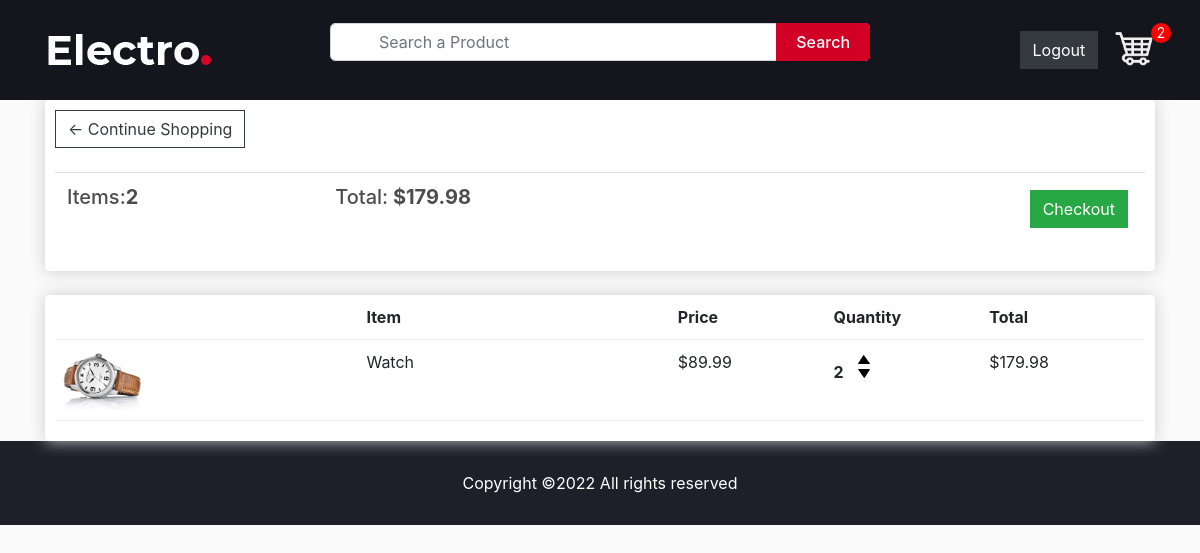
The app's page /cart/ (signed in) with its own data.
### store/models.py (models this page shows, shortened)
class Order(models.Model):
    customer = models.ForeignKey(Customer, on_delete=models.CASCADE, blank=True, null=True)
    items = models.ManyToManyField(OrderItem)
    date_orderd = models.DateTimeField(auto_now_add=True)
    ordered = models.BooleanField(default=False, null=False, blank=False)
    being_delivered = models.BooleanField(default=False)
    transaction_id = models.CharField(max_length=200, null=True)
    total_price = models.FloatField(max_length=200, null=True) #added
    sphipping_address = models.ForeignKey('ShippingAddress', on_delete=models.SET_NULL, blank=True, null=True)
    payment = models.ForeignKey('Payment', on_delete=models.SET_NULL, blank=True, null=True)
    def get_total(self):
        total = 0
        for order_items in self.items.all():
            total = total + order_items.get_total_item_price
        return total
    @property
    def get_cart_items(self):
        total = 0
        for order_item in self.items.all():
            total += order_item.quantity
        return total

class OrderItem(models.Model):
    customer = models.ForeignKey(Customer, on_delete=models.CASCADE, blank=True, null=True)
    product = models.ForeignKey(Product, on_delete=models.CASCADE, null=True)
    quantity = models.IntegerField(default=0, null=True, blank=True)
    ordered = models.BooleanField(default=False)
    @property
    def get_total_item_price(self):
        total = self.product.price * self.quantity
        return total

class Product(models.Model):
    name = models.CharField(max_length=200, null=True)
    price = models.DecimalField(max_digits=7, decimal_places=2)
    digital = models.BooleanField(default=False, null=True, blank=False)
    image = models.ImageField(null=True, blank=True)
    status = models.BooleanField(default=False, null=True, blank=False) #changed
    description = models.TextField(max_length=1000, null=True, blank=True) #added
    @property
    def imageURL(self):
        try:
            url = self.image.url
        except:
            url = ''
        return url

### store/views.py (the view)
# urls.py: path("cart/", views.cart, name="cart"),
@login_required(login_url='login')
def cart(request):
    try:
        customer = get_object_or_404(Customer, user=request.user)
        order = Order.objects.get(customer=customer, ordered=False)
        context = {
            'object': order
        }
        return render(request, 'store/cart.html', context)
    except ObjectDoesNotExist:
        messages.warning(request, "You do not have an active order")
        return redirect("/")

### context_processors/context_processors.py (called while the page is built, shortened)
def total_cart_items(request):
    if request.user.is_authenticated:
        customer = request.user.customer
        order, created = Order.objects.get_or_create(customer = customer, ordered=False)
        cartItems = order.get_cart_items
    return {'totalCartItems':cartItems}

### store/templates/store/cart.html
{% extends 'store/header.html' %}
{% load static %}
{% block content %}
	<div class="container">
		<div class="row">
			<div class="col-lg-12">
				<div class="box-element">
					<a  class="btn btn-outline-dark" href="{% url 'store' %}">&#x2190; Continue Shopping</a>
					<br>
					<br>
					<table class="table">
						<tr>
							<th><h5>Items:<strong>{{totalCartItems}}</strong></h5></th>
							<th><h5>Total:<strong> ${{object.get_total}}</strong></h5></th>
							<th>
								{% if object.get_total %}
								<a  style="float:right; margin:5px;" class="btn btn-success" href="{% url 'checkout' %}">Checkout</a>
								{% endif %}
							</th>
						</tr>
					</table>
				</div>
				<br>
				<div class="box-element">
					<div class="cart-row">
						<div style="flex:2"></div>
						<div style="flex:2"><strong>Item</strong></div>
						<div style="flex:1"><strong>Price</strong></div>
						<div style="flex:1"><strong>Quantity</strong></div>
						<div style="flex:1"><strong>Total</strong></div>
					</div>
					{% for item in object.items.all %}
					<div class="cart-row">
						<div style="flex:2"><img class="row-image" src="{{item.product.imageURL}}"></div>
						<div style="flex:2"><p>{{item.product.name}}</p></div>
						<div style="flex:1"><p>${{item.product.price|floatformat:2}}</p></div>
						<div style="flex:1">
							<p class="quantity">{{item.quantity}}</p>
							<div class="quantity">
								<a href="{% url 'add_to_cart' item.product.id %}"><img class="chg-quantity" src="{% static  'images/arrow-up.png' %}"></a>
								<a href="{% url 'remove_from_cart' item.product.id %}"><img class="chg-quantity" src="{% static  'images/arrow-down.png' %}"></a>
							</div>
						</div>
						<div style="flex:1"><p>${{item.get_total_item_price}}</p></div>
					</div>
					{% endfor %}
				</div>
			</div>
		</div>
	</div>
{% endblock content %}

### static/css/style.css (style rules this page uses)
img { max-width: 100%; }
body { background-color: #fafafa; }
h1, h2, h3, h4, h5, h6 { color: #4d4d4d; }
.box-element { -webkit-box-shadow: #cccccc 0 0 16px; box-shadow: #cccccc 0 0 16px; background-color: #fff; border-radius: 4px; padding: 10px; }
.btn { border-radius: 0; }
.row-image { height: 60px; width: auto; }
.cart-row { display: -webkit-box; display: -ms-flexbox; display: flex; -webkit-box-align: flex-stretch; -ms-flex-align: flex-stretch; align-items: flex-stretch; padding-bottom: 10px; margin-bottom: 10px; border-bottom: 1px solid #ececec; }
.quantity { display: inline-block; font-weight: 700; padding-right: 10px; }
.chg-quantity { width: 12px; cursor: pointer; display: block; margin-top: 5px; -webkit-transition: .1s; transition: .1s; }

### records on screen
Order: get_total "179.98"
OrderItem: product.imageURL (picture), product.name "Watch", product.price "89.99", quantity "2", get_total_item_price "179.98"

### other values on screen
{{ totalCartItems }} "2"
